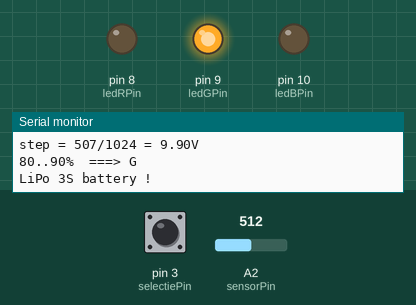
Simulated run of this sketch. Board: Arduino Uno, built with avr-gcc and run on an emulated ATmega328P. Shown: output pins drawn as LEDs (lit = HIGH), the last lines printed to the serial monitor. Dashed ring = blinking. The test bench sets the inputs (shaded band); at power-on: A2 (sensorPin) = 512, pin 3 (selectiePin) HIGH.

Above: at 1.2 s.
1.3 s: A2 (sensorPin) set to 487
At 2.7 s:
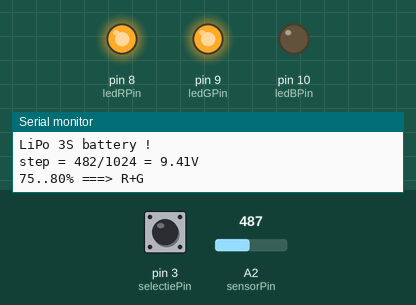
3.0 s: A2 (sensorPin) set to 460
At 4.79 s:
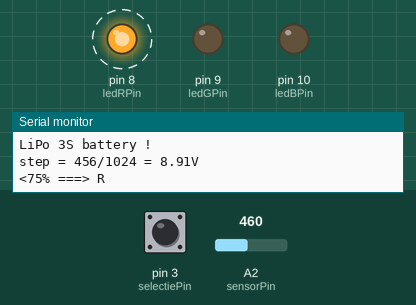
7.1 s: pin 3 (selectiePin) pulled LOW for 1 s
At 8.2 s:
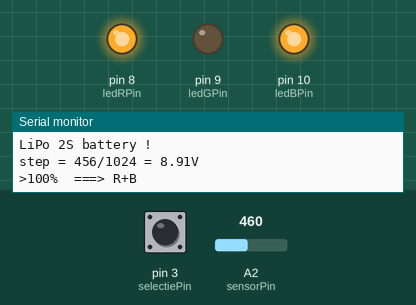
10.6 s: pin 3 (selectiePin) pulled LOW for 3.2 s
At 16.0 s:
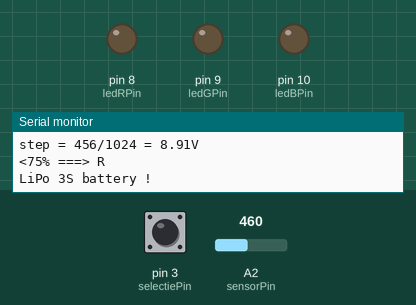
16.7 s: A2 (sensorPin) set to 511
At 18.1 s:
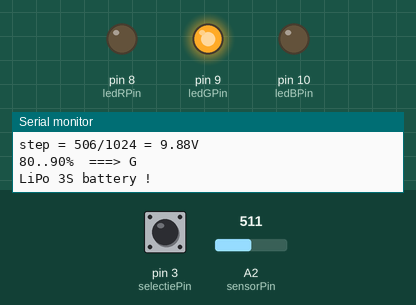
Timing chart, 0 to 19.7 s (numbered marks = the images above; inputs shaded):
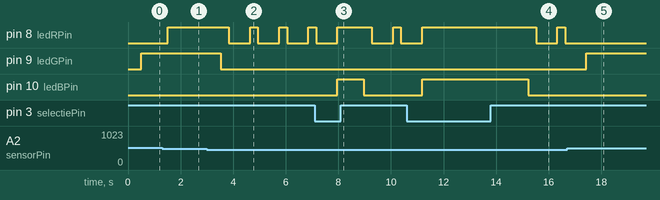

The sketch:

RGB_LiPo2S3S_checker.ino
```cpp
// original http://nicuflorica.blogspot.com/2015/01/indicator-stare-acumulator-auto-cu-led.html

/*
basesd sketch named "Analog Input" from Examples -> 03.Analog
created by David Cuartielles, modified 30 Aug 2011, By Tom Igoe
http://arduino.cc/en/Tutorial/AnalogInput
*/

/* original circuit made by niq_ro from http://www.tehnic.go.ro
http://nicuflorica.blogspot.ro/
http://arduinotehniq.blogspot.com/
1) Arduino
2) common chatode RGB LED code OSTA5131A-C, see http://nicuflorica.blogspot.ro/2012/12/arduino-uno-si-un-led-multicolor-rgb.html
- an 180ohms resistor at pin D0 (phisical pin 5) in series with RED LED at GND
- an 100ohms resistor at pin D1 (phisical pin 6) in series with GREN LED at GND
- an 100ohms resistor at pin D2 (phisical pin 7) in series with BLUE LED at GND
3) a voltage divisor 1:4 made like this: +BAT --|=10k=|-|=10k=|-|=10k=|-A2|=10k=|-GND, pin A2 is phisical pin 3
- for tests can use an 10-50kohms variabile resistor put at +5V and GND, midle at A2 (phisical pin 3)
4) Vcc (phisical pin 8) at 5V
5) GND (phisixcal pin 4) at GND
program written by Nicu FLORICA (niq_ro) for Lidiano Marcassa
LiPo 2S version
LiPo 2S/3S battery selection
*/

  // Arduino
#define sensorPin A2   // select the input pin for the potentiometer / resistor divider
int ledRPin = 8;      // select the pin for the RED LED
int ledGPin = 9;      // select the pin for the GREEN LED
int ledBPin = 10;      // select the pin for the BLUE LED

int selectiePin = 3;   // select pin for 2S/3S

int u = 0;  // variable to store the value coming from the sensor
int um = 0;  // sum
int numar = 0; // number
byte doi = 0;  // type: 2S = 1, 3S = 0;

float u0, u1, ux;

float k0 = 1.016;  // correction for resistive divider
float k=(float)4.88/5.; // corection voltage ("real 5V" / 5V)
// define voltage steps (treapta = 1023 * voltage_threshold /20)

//int treapta1 = 624;       // Ubat=12,2V (100%)
//int treapta1 = 416;       // Ubat=8,2V (100%)
int treapta1;
int treapta2;       // 95%
int treapta3;       // 90%
int treapta4;      // 80%
int treapta5;        // 75%

int histerezis = 2;         // for eliminate flash changes
int pauza = 500;           // brake between measurements
int pauza2 = 300;           // time in ms for red flash (on/off)
int citiri = 50;          // number of measurements
/*
// Coomon Anode
byte stins = 1;
byte aprins = 0;
*/

// Comon Cathode
byte stins = 0;
byte aprins = 1;


void setup() {
  Serial.begin(9600);
  // declare the ledPins as an OUTPUT:
  pinMode(ledRPin, OUTPUT);
  pinMode(ledGPin, OUTPUT);
  pinMode(ledBPin, OUTPUT);
  pinMode(selectiePin, INPUT);
  digitalWrite(ledRPin, stins);
  digitalWrite(ledGPin, stins);
  digitalWrite(ledBPin, stins);
  digitalWrite(selectiePin, HIGH);  // internal pull-up resistor

  pinMode(sensorPin, INPUT);  // diviser pin
}

void loop() {

 if (digitalRead(selectiePin) == LOW)
 {
  Serial.println("LiPo 2S battery !");
  doi = 1;
  treapta1 = 416;       // Ubat=8,2V (100%)
  treapta2 = (float)0.95*treapta1;      // 95%
  treapta3 = (float)0.9*treapta1;       // 90%
  treapta4 = (float)0.8*treapta1;       // 80%
  treapta5 = (float)0.75*treapta1;       // 75%
 }
  else
  {
   Serial.println("LiPo 3S battery !");
   doi = 0;
   treapta1 = 624;       // Ubat=12,2V (100%)
   treapta2 = (float)0.95*treapta1;       // 95%
   treapta3 = (float)0.9*treapta1;       // 90%
   treapta4 = (float)0.8*treapta1;      // 80%
   treapta5 = (float)0.75*treapta1;        // 75%
  }
  // read the value from the sensor:
  um = 0;
  for (int i = 0; i < citiri; i++)
  {
  u = (float)(k0 * k *analogRead(sensorPin));
  delay(10);
  um = um + u;
  }
  ux = (float)(um/citiri);
  u0 = (float)(ux * 5. / 1024); // voltage on uC pin
  u1 = (float)(4. *  u0 );
  Serial.print("step = ");
  Serial.print(u);
  Serial.print("/1024 = ");
  Serial.print(u1);
  Serial.println("V");


// voltage below 75% -> flash RED
if (u < treapta5)
{
  digitalWrite(ledRPin, aprins);
  digitalWrite(ledGPin, stins);
  digitalWrite(ledBPin, stins);
  Serial.println("<75% ===> R");
  delay(pauza2);
  digitalWrite(ledRPin, stins);
  digitalWrite(ledGPin, stins);
  digitalWrite(ledBPin, stins);
  delay(pauza2);
}

// voltage over 75% & below 80% -> YeLLOW (RED + GREEN)
if (u >= treapta5 && u < treapta4-histerezis)
{
  digitalWrite(ledRPin, aprins);
  digitalWrite(ledGPin, aprins);
  digitalWrite(ledBPin, stins);
  Serial.println("75..80% ===> R+G");
  delay(pauza);
}


// voltage over 80% & below 90% -> GREEN
if (u >= treapta4 && u < treapta3-histerezis)
{
  digitalWrite(ledRPin, stins);
  digitalWrite(ledGPin, aprins);
  digitalWrite(ledBPin, stins);
  Serial.println("80..90%  ===> G");
  delay(pauza);
}


// voltage over 90% & below 95% -> CYAN (BLUE + GREEN)
if (u >= treapta3 && u < treapta2-histerezis)
{
  digitalWrite(ledRPin, stins);
  digitalWrite(ledGPin, aprins);
  digitalWrite(ledBPin, aprins);
  Serial.println("90..95%  ===> B+G");
  delay(pauza);
}

// voltage over 95% & below 100% -> BLUE
if (u >= treapta2 && u <= treapta1-histerezis)
{
  digitalWrite(ledRPin, stins);
  digitalWrite(ledGPin, stins);
  digitalWrite(ledBPin, aprins);
  Serial.println("95..100%  ===> B");
  delay(pauza);
}

// voltage over 12,2V (> 100%) -> MAUVE (RED + BLUE)
if (u > treapta1)
{
  digitalWrite(ledRPin, aprins);
  digitalWrite(ledGPin, stins);
  digitalWrite(ledBPin, aprins);
  Serial.println(">100%  ===> R+B");
  /*
  delay(300);
  digitalWrite(ledRPin, stins);
  digitalWrite(ledGPin, stins);
  digitalWrite(ledBPin, stins);
  */
  delay(pauza);
}
}
```

Measured:
- the behaviour switches between 502 and 501 on A2 (sensorPin) (found by bisection; images 0 and 1)
- the behaviour switches between 472 and 471 on A2 (sensorPin) (found by bisection; images 1 and 2)
- after the input at 1.3 s, pin 8 (ledRPin): LOW → HIGH after 0.22 s
- after the input at 3.0 s, pin 8 (ledRPin): alternates HIGH for 0.30 s and LOW for 0.81 s, starting after 0.83 s; pin 9 (ledGPin): HIGH → LOW after 0.53 s
- after the input at 7.1 s, pin 10 (ledBPin): LOW → HIGH after 0.86 s, → LOW 1.0 s later
- after the input at 10.6 s, pin 10 (ledBPin): LOW → HIGH after 0.59 s, → LOW 4.0 s later
- after the input at 16.7 s, pin 8 (ledRPin): stops changing and stays LOW; pin 9 (ledGPin): LOW → HIGH after 0.74 s
